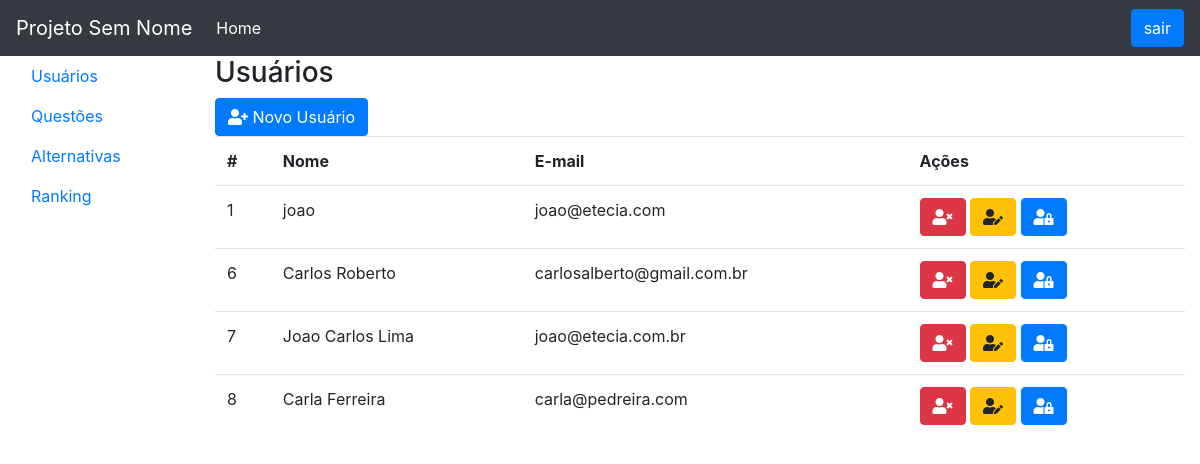
Page /base/usuarios.php on the earlier database version.
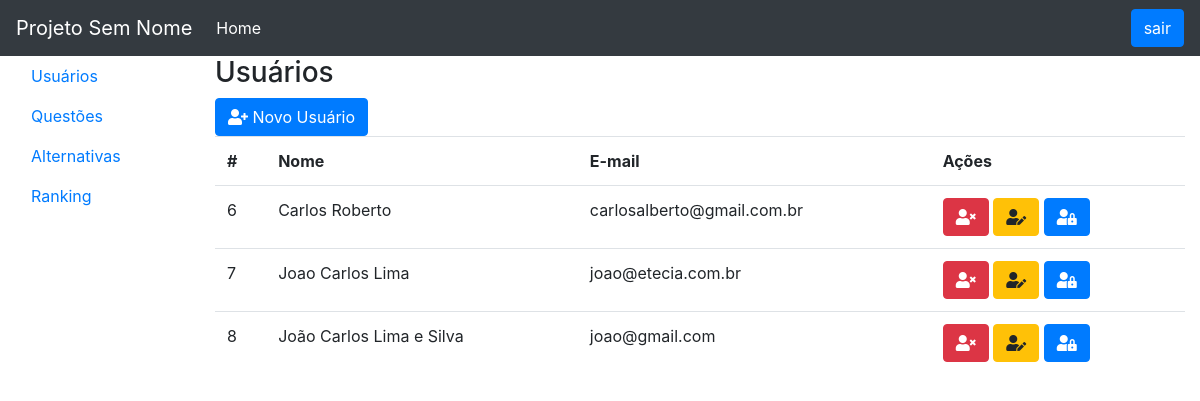
Same page on the later database version.
### tables this page shows
CREATE TABLE `usuarios` (
  `idUsuario` int(11) NOT NULL,
  `nome` varchar(200) NOT NULL,
  `email` varchar(200) NOT NULL,
  `senha` varchar(200) NOT NULL
);

### base/UsuarioDAO.php (called while the page is built, shortened)
<?php
class UsuarioDAO{
	private $con;
	function __construct(){
		$this->con = mysqli_connect("localhost", "root", "", "projetopw");
	}
	public function buscar(){
		$sql = "SELECT * FROM usuarios";
		$rs = $this->con->query($sql);
		$listaDeUsuarios = array();
		while ($linha = $rs->fetch_object()){
			$listaDeUsuarios[] = $linha;
		}
		return $listaDeUsuarios;
	}
}
?>

### base/usuarios.php (the view, shortened to what this page needs)
<?php
include "UsuarioDAO.php";
$usuarioDAO = new UsuarioDAO();
$lista = $usuarioDAO->buscar();
include "cabecalho.php";
include "menu.php";
?>
			<div class="col-10">
				<h3>Usuários</h3>
				<button class="btn btn-primary" data-toggle="modal" data-target="#modalnovo">
					<i class="fas fa-user-plus"></i>
					Novo Usuário
				</button>
				<table class="table">
					<tr>
						<th>#</th>
						<th>Nome</th>
						<th>E-mail</th>
						<th>Ações</th>
					</tr>
					<?php foreach($lista as $usuario): ?>
					<tr>
						<td><?= $usuario->idUsuario ?></td>
						<td><?= $usuario->nome ?></td>
						<td><?= $usuario->email ?></td>
						<td>
							<a class="btn btn-danger" href="UsuariosController.php?acao=apagar&id=<?= $usuario->idUsuario ?>">
								<i class="fas fa-user-times"></i>
							</a>
							<button class="btn btn-warning btn-editar" data-toggle="modal" data-target="#modaleditar" data-id="<?= $usuario->idUsuario?>" data-nome="<?= $usuario->nome ?>" data-email="<?= $usuario->email ?>">
								<i class="fas fa-user-edit"></i>
							</button>
							<button class="btn btn-primary mudar-senha" data-toggle="modal" data-target="#modalsenha" data-id="<?= $usuario->idUsuario?>">
								<i class="fas fa-user-lock"></i>
							</button>
						</td>
					</tr>
					<?php endforeach ?>
				</table>
			</div>
		</div>
	</div>
</body>
</html>

Differences in the rows shown:
removed usuarios: idUsuario "1", nome "joao", email "joao@etecia.com"
changed usuarios id 8: nome "Carla Ferreira" → "João Carlos Lima e Silva"; email "carla@pedreira.com" → "joao@gmail.com"
